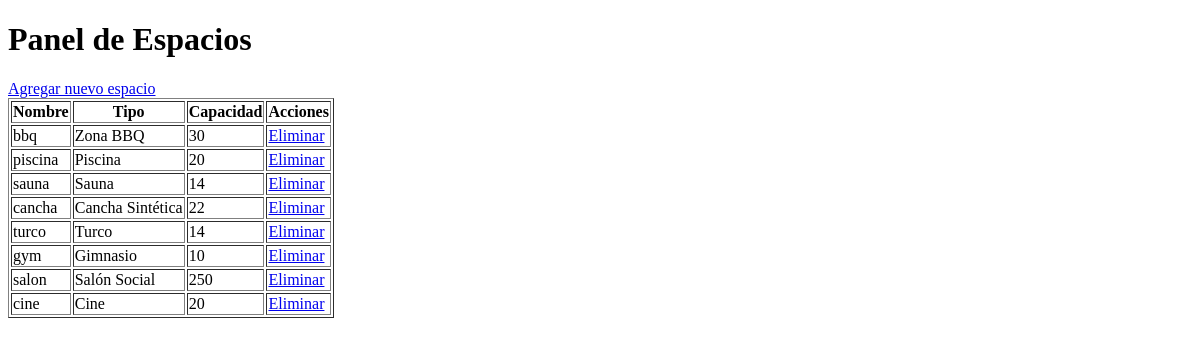
The app's page /panel/espacios/, older data.
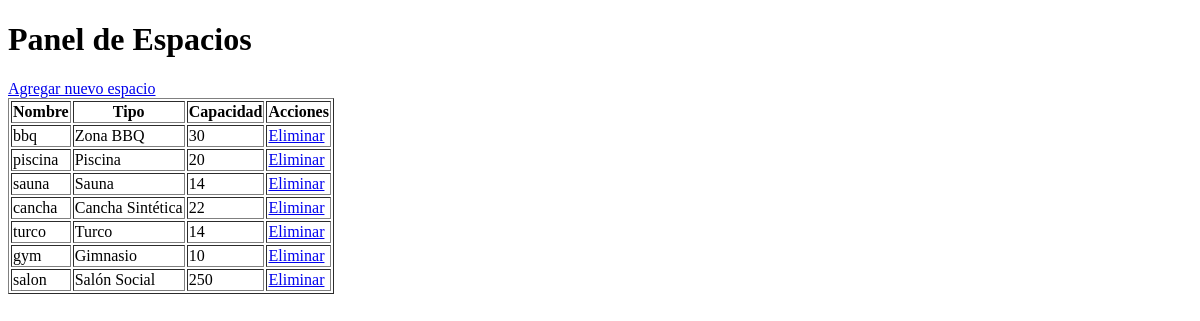
The same page, newer data.
### sistema/models.py (models this page shows, shortened)
class Espacio(models.Model):
    TIPO_ESPACIO_CHOICES = [
        ('piscina', 'Piscina'),
        ('sauna', 'Sauna'),
        ('bbq', 'Zona BBQ'),
        ('cancha', 'Cancha Sintética'),
        ('salon', 'Salón Social'),
        ('cine', 'Cine'),
        ('turco', 'Turco'),
        ('gym' , 'Gimnasio'),
    ]
    nombre = models.CharField(max_length=100)
    tipoEspacio = models.CharField(max_length=20, choices=TIPO_ESPACIO_CHOICES)
    capacidadMaxima = models.IntegerField()

### sistema/views.py (the view)
# urls.py: path('panel/espacios/', views.panel_espacios, name='panel_espacios'),
def panel_espacios(request):
    espacios = Espacio.objects.all()
    return render(request, 'panel_espacios.html', {'espacios': espacios})

### sistema/templates/panel_espacios.html (shortened to what this page needs)
<!DOCTYPE html>
<html lang="es">
<head>
</head>
<body>
    <h1>Panel de Espacios</h1>
    <a href="{% url 'agregar_espacio' %}">Agregar nuevo espacio</a>
    <table border="1">
        <tr>
            <th>Nombre</th>
            <th>Tipo</th>
            <th>Capacidad</th>
            <th>Acciones</th>
        </tr>
        {% for espacio in espacios %}
        <tr>
            <td>{{ espacio.nombre }}</td>
            <td>{{ espacio.get_tipoEspacio_display }}</td>
            <td>{{ espacio.capacidadMaxima }}</td>
            <td>
                <a href="{% url 'eliminar_espacio' espacio.id %}">Eliminar</a>
            </td>
        </tr>
        {% empty %}
        <tr><td colspan="4">No hay espacios registrados.</td></tr>
        {% endfor %}
    </table>
</body>
</html>

Row changes from the older to the newer data that the page shows:
removed Espacio: nombre "cine", tipoEspacio "Cine", capacidadMaxima "20"
